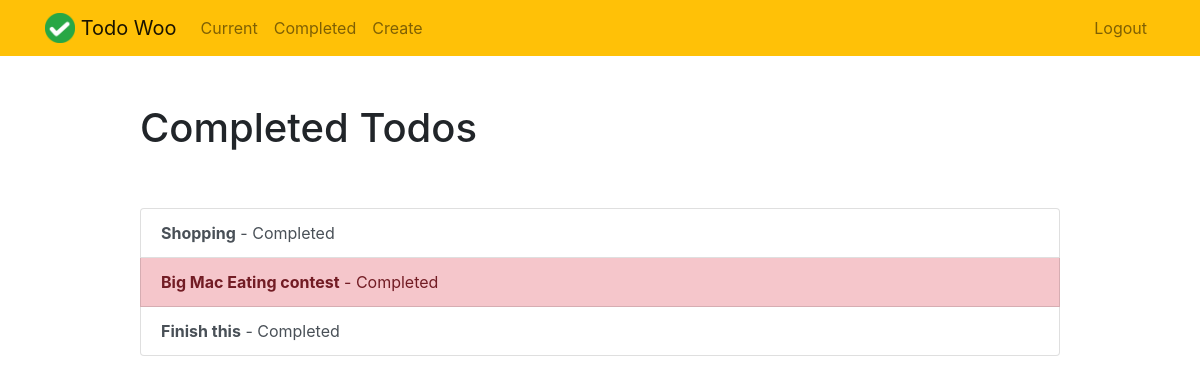
The page /completed/ (signed in) on the database its author committed.
### todo/models.py (models this page shows, shortened)
class Todo(models.Model):
    title = models.CharField(max_length=100)
    memo = models.TextField(blank=True)
    created = models.DateTimeField(auto_now_add=True)
    date_completed = models.DateTimeField(null=True, blank=True)
    important = models.BooleanField(default=False)
    user = models.ForeignKey(User, on_delete=models.CASCADE)

### todo/views.py (the view)
# urls.py: path('completed/', views.completedtodos, name='completedtodos'),
@login_required
def completedtodos(request):
    todos = Todo.objects.filter(user=request.user, date_completed__isnull=False).order_by('-date_completed')
    return render(request, 'todo/completedtodos.html', {"todos":todos})

### todo/templates/todo/completedtodos.html
{% extends "todo/base.html" %}
{% block content %}
    <div class="row justify-content-center mt-5">
        <div class="col-md-10">
            <h1>Completed Todos</h1>
        </div>
    </div>
    <div class="row justify-content-center mt-5">
        <div class="col-md-10">
            <div class="list-group">
                {% for todo in todos %}
                    <a href="{% url 'viewtodo' todo.id %}" class="list-group-item list-group-item-action{% if todo.important %} list-group-item-danger{% endif %}"><b>{{ todo.title }}</b> - Completed {{ todo.datecompleted|date:'M j Y H:i' }}</a>
                {% endfor %}
            </div>
        </div>
    </div>
{% endblock %}

### rows shown on the page
Todo: title "Shopping"
Todo: title "Big Mac Eating contest"
Todo: title "Finish this"
